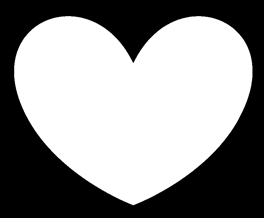
#> input picture imageProcress/heart.png, 264 x 218 px
$ python class1.py
#> lines starting #> are read from the running program, lines starting #| are printed output that depends on the picture
import cv2
import os
import numpy as np
maskSize=40
faceSize=20
mask=cv2.imread('heart.png',cv2.IMREAD_GRAYSCALE)
#> mask is the input picture: shape (218, 264); min 0, max 255, mean 142.7
mask=cv2.resize(mask,(maskSize,maskSize))
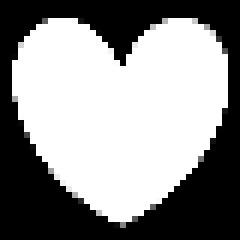
#> mask: shape (40, 40) (shown 6 times larger); min 0, max 255, mean 142.8
#> (the run stopped early here; a loop or call above may not have finished)

$ run again, with imageProcress/blue.png copied over imageProcress/heart.png
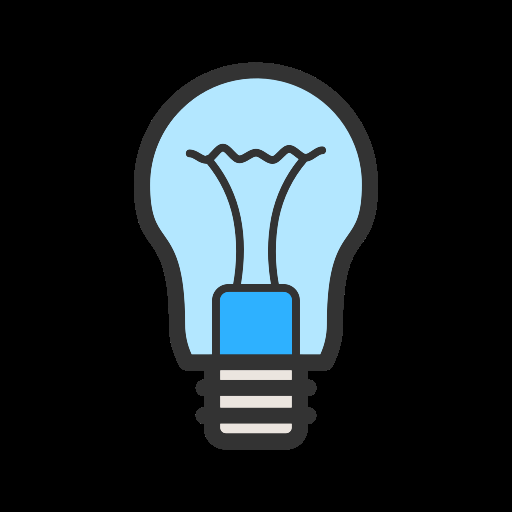
#> input picture imageProcress/blue.png, 512 x 512 px
#> `mask=cv2.imread('heart.png',cv2.IMREAD_GRAYSCALE)`:
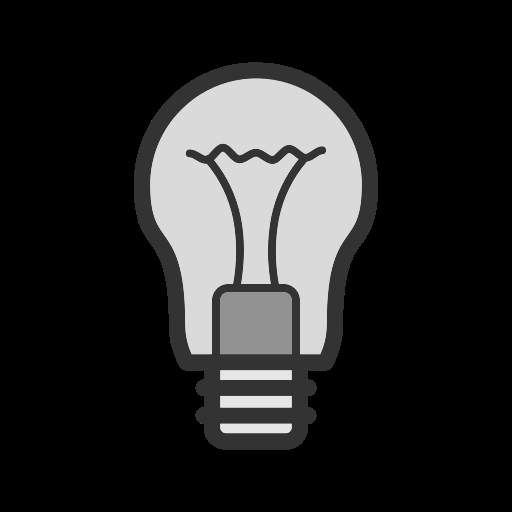
#> mask: shape (512, 512); min 0, max 230, mean 39.7
#> `mask=cv2.resize(mask,(maskSize,maskSize))`:
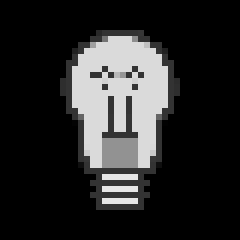
#> mask: shape (40, 40) (shown 6 times larger); min 0, max 230, mean 40.9

$ run again, with imageProcress/body.png copied over imageProcress/heart.png
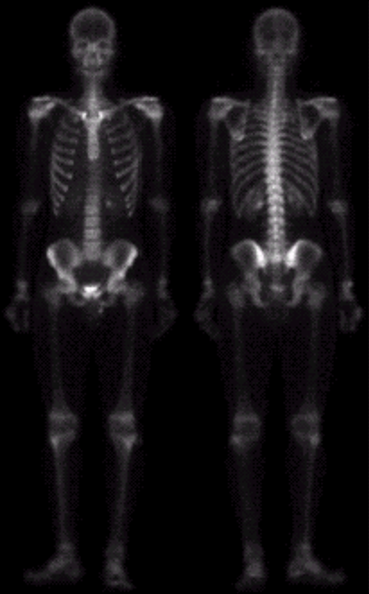
#> input picture imageProcress/body.png, 369 x 594 px
#> `mask=cv2.resize(mask,(maskSize,maskSize))`:
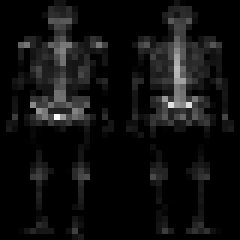
#> mask: shape (40, 40) (shown 6 times larger); min 0, max 249, mean 15.7

$ run again, with imageProcress/oil-sample.png copied over imageProcress/heart.png
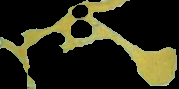
#> input picture imageProcress/oil-sample.png, 179 x 89 px
#> `mask=cv2.imread('heart.png',cv2.IMREAD_GRAYSCALE)`:
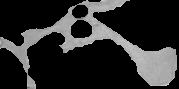
#> mask: shape (89, 179); min 0, max 213, mean 42.8
#> `mask=cv2.resize(mask,(maskSize,maskSize))`:
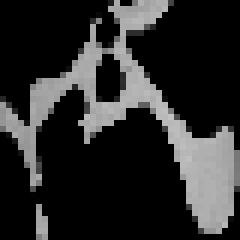
#> mask: shape (40, 40) (shown 6 times larger); min 0, max 194, mean 42.7
